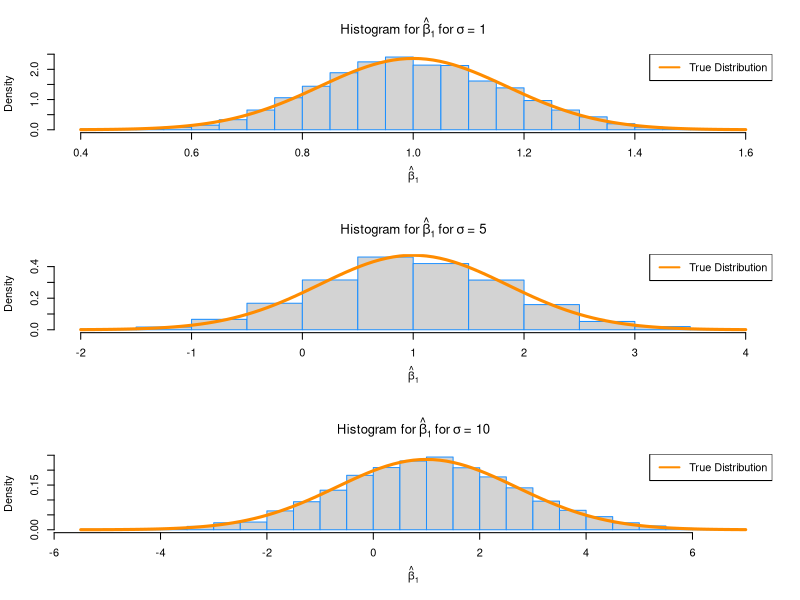
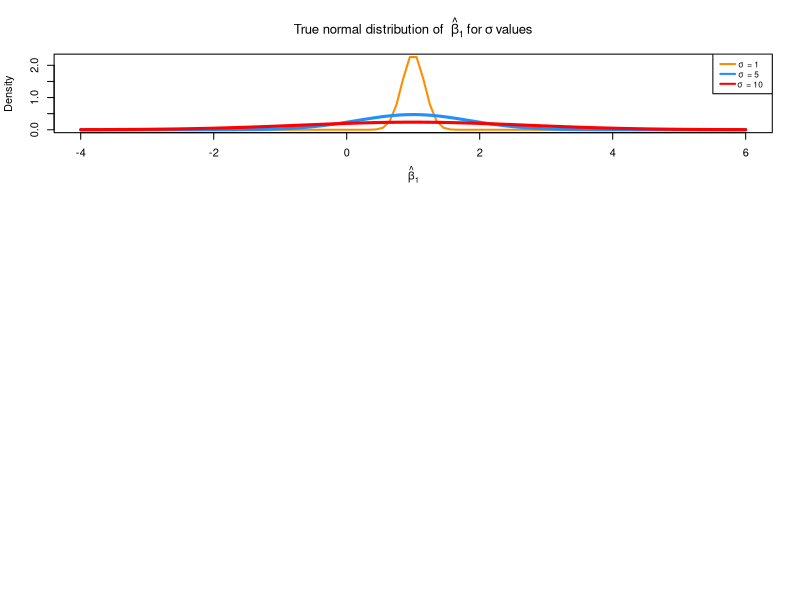
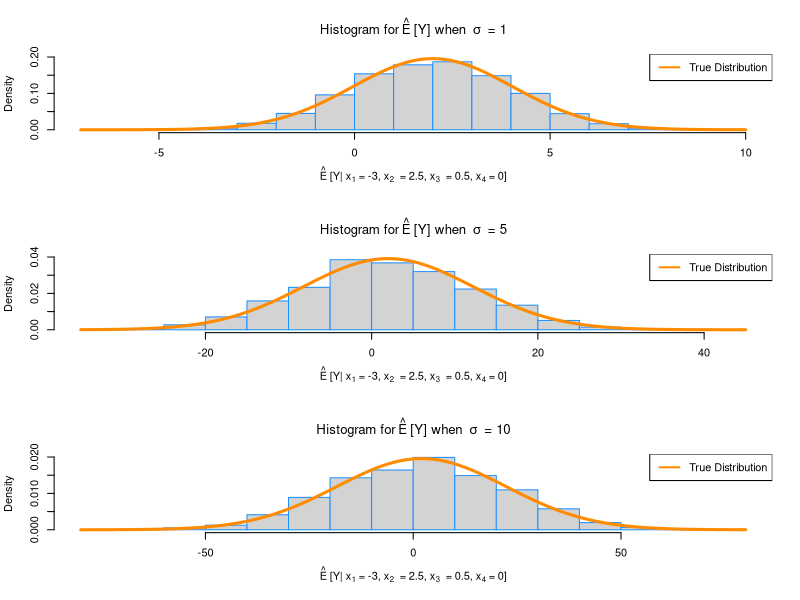
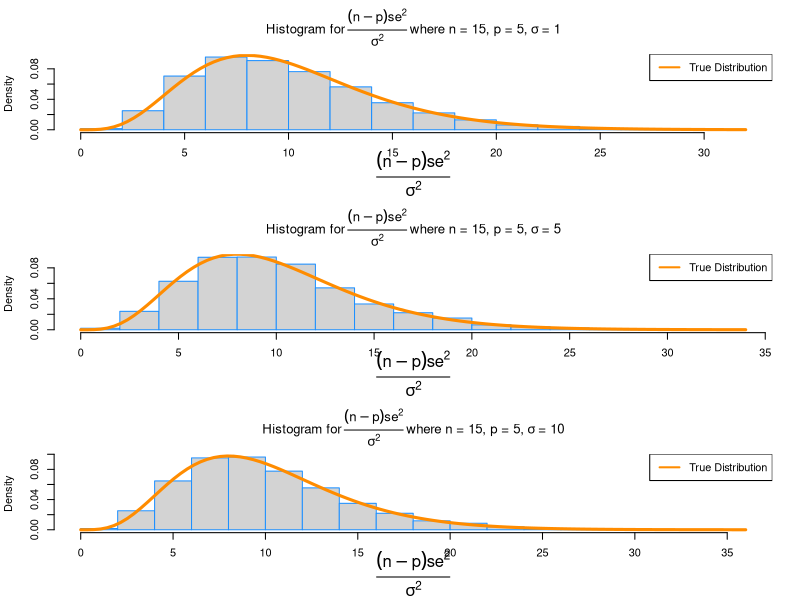
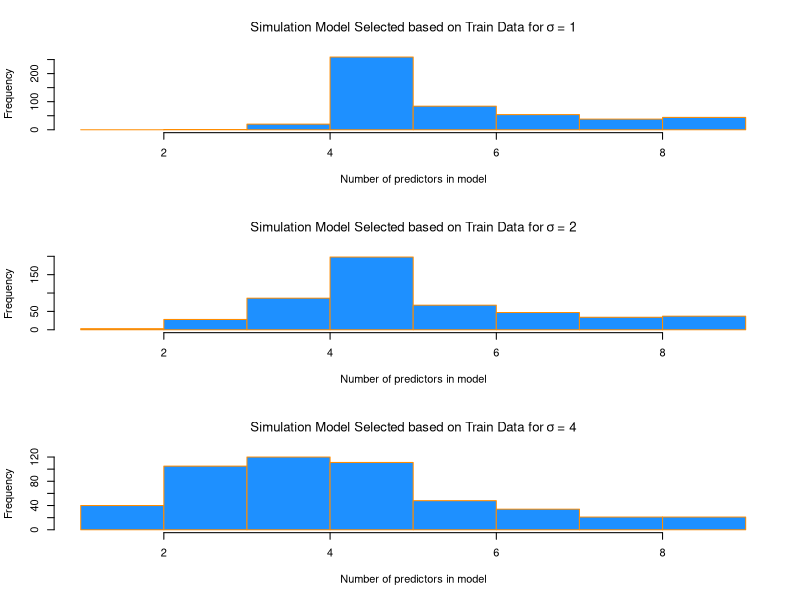
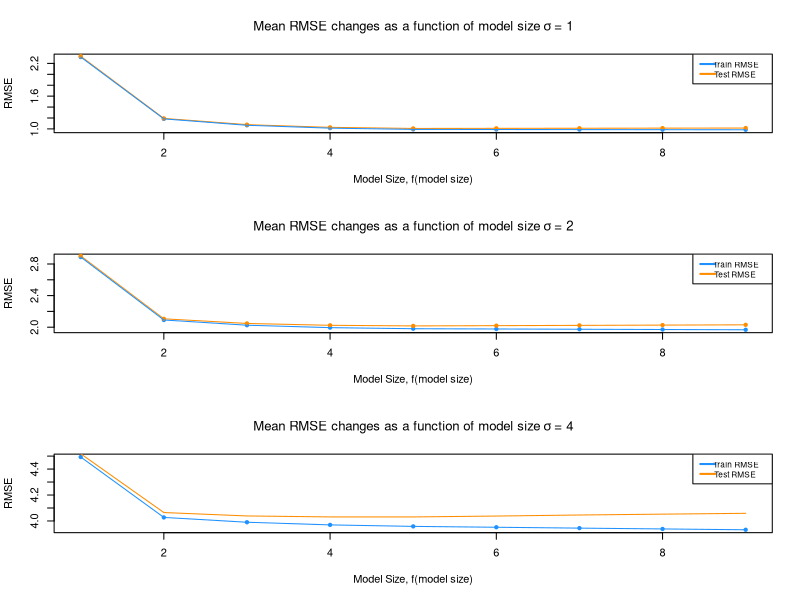

Write the R code that produced these figures, in order. (Note: a time limit stopped this script after it produced the figures.)
## ---- chunk 1
birthday = 19810803
set.seed(birthday)

library(readr)
study_1 = read_csv("study_1.csv")

num_sims = 3000 # number of simulations
n = 15          # sample size
p = 5           # number of beta parameters

beta_0 = 2
beta_1 = 1
beta_2 = 1
beta_3 = 1
beta_4 = 1
sigma_1 = 1
sigma_2 = 5
sigma_3 = 10

x0 = rep(1, n)
x1 = study_1$x1
x2 = study_1$x2
x3 = study_1$x3
x4 = study_1$x4
X = cbind(x0, x1, x2, x3, x4)
C = solve(t(X) %*% X)
y = rep(0, n)

xo = c(1, -3, 2.5, 0.5, 0)
sim_data = data.frame(x1, x2, x3, x4, y)

simulate = function(num_sims, sigma){
  
  beta_hat_1   = rep(0, num_sims)
  se_squared   = rep(0, num_sims) 
  y_hat_xo     = rep(0, num_sims)

  for(i in 1:num_sims) {
    #create noise
    eps = rnorm(n, mean = 0 , sd = sigma)
    #simulate y values
    sim_data$y = beta_0 * x0 + beta_1 * x1 + beta_2 * x2 + beta_3 * x3 + beta_4 * x4 + eps
    #fit the model
    fit = lm(y ~ x1 + x2 + x3 + x4, data = sim_data)
    #extract values of interest
    beta_hat_1[i]   = coef(fit)[2]
    se_squared[i]   = (summary(fit)$sigma) ^ 2
    #calculate beta_hat for matrix multiplication to determine y_hat_xo
    beta_hat = solve(t(X) %*% X) %*% t(X) %*% sim_data$y
    y_hat_xo[i] = xo %*% beta_hat

  }
  data.frame(beta_hat_1 = beta_hat_1, se_squared = se_squared, y_hat_xo = y_hat_xo)
}

sim1 = simulate(num_sims, sigma_1)
sim2 = simulate(num_sims, sigma_2)
sim3 = simulate(num_sims, sigma_3)
## ---- chunk 2
#Examine beta_1 for simulations

get_true_variance = function(sigma){
  sigma ^ 2 * C[1 + 1, 1 + 1]
}

get_true_sd = function(sigma){
  sqrt(sigma ^ 2 * C[1 + 1, 1 + 1])
}

true_mean      = c(beta_1,beta_1, beta_1)
empirical_mean = c(mean(sim1$beta_hat_1),      mean(sim2$beta_hat_1),      mean(sim3$beta_hat_1))
true_variance  = c(get_true_variance(sigma_1), get_true_variance(sigma_2), get_true_variance(sigma_3))
empirical_var  = c(var(sim1$beta_hat_1),       var(sim2$beta_hat_1),       var(sim3$beta_hat_1))
true_sd        = c(get_true_sd(sigma_1),       get_true_sd(sigma_2),       get_true_sd(sigma_3))
empirical_sd   = c(sd(sim1$beta_hat_1),        sd(sim2$beta_hat_1),        sd(sim3$beta_hat_1))

simulations    = c("sim 1", "sim 2", "sim 3")
study_1_sigmas = c(sigma_1, sigma_2, sigma_3)

results = data.frame(simulations, study_1_sigmas, true_mean, empirical_mean, true_variance, empirical_var, true_sd, empirical_sd)
colnames(results) = c("Simulation Set", "Sigma Value", "True Mean", "Empirical Mean", "True Variance", "Empirical Variance", "True SD", "Empirical SD" )

## ---- chunk 3
knitr::kable(results, caption = "Analysis for True and Empirical Values")
## ---- chunk 4
#examine distibutions
prob = rep(0, 3)
get_prob = function(sigma, beta_hat_1){
  sd_bh1 = sqrt(sigma ^ 2 * C[1 + 1, 1 + 1])
  prob[1] = mean(beta_1 - 1 * sd_bh1 < beta_hat_1 & beta_hat_1 < beta_1 + 1 * sd_bh1)
  prob[2] = mean(beta_1 - 2 * sd_bh1 < beta_hat_1 & beta_hat_1 < beta_2 + 2 * sd_bh1)
  prob[3] = mean(beta_1 - 3 * sd_bh1 < beta_hat_1 & beta_hat_1 < beta_2 + 3 * sd_bh1)
  prob
}
# We expect these to be: 0.68, 0.95, 0.997 since beta_hat_1 follows a normal distribution
#Get Probability for simulation 1
get_prob(sigma_1, sim1$beta_hat_1)
#Get Probability for simulation 2
get_prob(sigma_2, sim2$beta_hat_1)
#Get Probability for simulation 3
get_prob(sigma_3, sim3$beta_hat_1)
## ---- chunk 5
#
#setting to a 3x1
par(mfrow = c(3,1))

#simulation study with sigma = 1, normal distibution
hist(sim1$beta_hat_1, prob = TRUE, breaks = 20,
     xlab = expression(hat(beta)[1]), 
     main = expression("Histogram for" ~ hat(beta)[1]  ~ "for" ~ sigma ~ "= 1") , border = "dodgerblue", cex = 1.5)

curve(dnorm(x, mean = beta_1, sd = sqrt(sigma_1 ^ 2 * C[1 + 1, 1 + 1])),
      col = "darkorange", add = TRUE, lwd = 3)

legend("topright", "True Distribution", lty = c(1, 2), lwd = 2, col = "darkorange")


#simulation study with sigma = 5, normal distibution
hist(sim2$beta_hat_1, prob = TRUE, breaks = 20,
     xlab = expression(hat(beta)[1]), 
     main = expression("Histogram for" ~ hat(beta)[1]  ~ "for" ~ sigma ~ "= 5") , border = "dodgerblue", cex = 1.5)

curve(dnorm(x, mean = beta_1, sd = sqrt(sigma_2 ^ 2 * C[1 + 1, 1 + 1])),
      col = "darkorange", add = TRUE, lwd = 3)

legend("topright", "True Distribution", lty = c(1, 2), lwd = 2, col = "darkorange")


#simulation study with sigma = 10, normal distibution
hist(sim3$beta_hat_1, prob = TRUE, breaks = 20,
     xlab = expression(hat(beta)[1]), 
     main = expression("Histogram for" ~ hat(beta)[1]  ~ "for" ~ sigma ~ "= 10") , border = "dodgerblue", cex = 1.5)

curve(dnorm(x, mean = beta_1, sd = sqrt(sigma_3 ^ 2 * C[1 + 1, 1 + 1])),
      col = "darkorange", add = TRUE, lwd = 3)

legend("topright", "True Distribution", lty = c(1, 2), lwd = 2, col = "darkorange")
## ---- chunk 6
# plot curve for true normal distributions of beta_1_hat
x = seq(-4, 6, length = 100)
plot(x, dnorm(x, mean = 1, sd = sqrt(sigma_1 ^ 2 * C[1 + 1, 1 + 1])), type = "l", lty = 1, lwd = 2,
     xlab = expression(hat(beta)[1]), ylab = "Density",
     main = expression("True normal distribution of " ~ hat(beta)[1] ~ "for" ~ sigma ~ "values"), col = "darkorange")

curve(dnorm(x, mean = beta_1, sd = sqrt(sigma_2 ^ 2 * C[1 + 1, 1 + 1])),
      col = "dodgerblue", add = TRUE, lwd = 3)

curve(dnorm(x, mean = beta_1, sd = sqrt(sigma_3 ^ 2 * C[1 + 1, 1 + 1])),
      col = "red", add = TRUE, lwd = 3)

legend("topright", c(expression(sigma ~ " = 1"), expression(sigma ~ " = 5"), expression(sigma ~ " = 10")), lty = c(1,1,1), lwd = 2,
       col = c("darkorange", "dodgerblue", "red"), adj = c(0.2, 0.6), cex=0.75)
## ---- chunk 7
#please not that for the given x0, in code I am useing xoo to differentiate this value from the x0 found in the X matrix
#as with y_hat_xo as well

C = solve(t(X) %*% X)
C
xoo = c(1, -3, 2.5, .5, 0)

#comparing means
true_mean      = c(2,2, 2)
empirical_mean = c(mean(sim1$y_hat_xo),      mean(sim2$y_hat_xo),      mean(sim3$y_hat_xo))

true_variance  = c((sigma_1 ^2 * ( t(xoo) %*% C %*% xoo )), sigma_2 ^ 2 * ( t(xoo) %*% C %*% xoo ), sigma_3 ^ 2 * ( t(xoo) %*% C %*% xoo ))
empirical_var  = c(var(sim1$y_hat_xo),       var(sim2$y_hat_xo),       var(sim3$y_hat_xo))

true_sd  = c((sigma_1 * sqrt( t(xoo) %*% C %*% xoo )), sigma_2 * sqrt( t(xoo) %*% C %*% xoo ), sigma_3 * sqrt( t(xoo) %*% C %*% xoo ))
empirical_sd  = c(sd(sim1$y_hat_xo),       sd(sim2$y_hat_xo),       sd(sim3$y_hat_xo))

results = data.frame(simulations, study_1_sigmas, true_mean, empirical_mean, true_variance, empirical_var, true_sd, empirical_sd)
colnames(results) = c("Simulation Set", "Sigma Value", "True Mean", "Empirical Mean", "True Variance", "Empirical Variance", "True SD", "Empirical SD" )
## ---- chunk 8
knitr::kable(results, caption = "Analysis for True and Empirical Values")
## ---- chunk 9
prob = rep(0, 3)
get_prob_y_hat_xo = function(sigma, y_hat_xo){
  sd_bh1 = as.vector(sigma * sqrt( t(xoo) %*% C %*% xoo ))
  prob[1] = mean(2 - 1 * sd_bh1 < y_hat_xo & y_hat_xo < 2 + 1 * sd_bh1)
  prob[2] = mean(2 - 2 * sd_bh1 < y_hat_xo & y_hat_xo < 2 + 2 * sd_bh1)
  prob[3] = mean(2 - 3 * sd_bh1 < y_hat_xo & y_hat_xo < 2 + 3 * sd_bh1)
  prob
}
# We expect these to be: 0.68, 0.95, 0.997 since beta_hat_1 follows a normal distribution
#Get Probability for simulation 1
get_prob_y_hat_xo(sigma_1, sim1$y_hat_xo)
get_prob_y_hat_xo(sigma_2, sim2$y_hat_xo)
get_prob_y_hat_xo(sigma_3, sim3$y_hat_xo)
## ---- chunk 10
#setting to a 3x1
par(mfrow = c(3,1))
hist(sim1$y_hat_xo, prob = TRUE, breaks = 20,
     xlab = expression(hat(E) ~ "[Y|" ~ x[1] ~ "= -3," ~ x[2] ~" = 2.5," ~ x[3] ~" = 0.5," ~ x[4] ~ "= 0]"), main = expression("Histogram for" ~ hat(E) ~ "[Y] when " ~ sigma ~ " = 1"), border = "dodgerblue",  ylim = c(0, .2), cex = 1.5)
                
curve(dnorm(x, mean = 2, sd = sigma_1 * sqrt( t(xo) %*% C %*% xo)),
      col = "darkorange", add = TRUE, lwd = 3)

legend("topright", "True Distribution", lty = c(1, 2), lwd = 2, col = "darkorange")

#simulation 2
hist(sim2$y_hat_xo, prob = TRUE, breaks = 20,
     xlab = expression(hat(E) ~ "[Y|" ~ x[1] ~ "= -3," ~ x[2] ~" = 2.5," ~ x[3] ~" = 0.5," ~ x[4] ~ "= 0]"), main = expression("Histogram for" ~ hat(E) ~ "[Y] when " ~ sigma ~ " = 5"), border = "dodgerblue",  ylim = c(0, .04), cex = 1.5)

curve(dnorm(x, mean = 2, sd = sigma_2 * sqrt( t(xo) %*% C %*% xo)),
      col = "darkorange", add = TRUE, lwd = 3)

legend("topright", "True Distribution", lty = c(1, 2), lwd = 2, col = "darkorange")

#simulation 3
hist(sim3$y_hat_xo, prob = TRUE, breaks = 20,
     xlab = expression(hat(E) ~ "[Y|" ~ x[1] ~ "= -3," ~ x[2] ~" = 2.5," ~ x[3] ~" = 0.5," ~ x[4] ~ "= 0]"), main = expression("Histogram for" ~ hat(E) ~ "[Y] when " ~ sigma ~ " = 10"), border = "dodgerblue",  ylim = c(0, .02), cex = 1.5)

curve(dnorm(x, mean = 2, sd = sigma_3 * sqrt( t(xo) %*% C %*% xo)),
      col = "darkorange", add = TRUE, lwd = 3)

legend("topright", "True Distribution", lty = c(1, 2), lwd = 2, col = "darkorange")
## ---- chunk 11
factor1 = (n-p)/sigma_1 ^ 2
factor2 = (n-p)/sigma_2 ^ 2
factor3 = (n-p)/sigma_3 ^ 2

true_mean      = c(10,10, 10)
empirical_mean = c(mean(sim1$se_squared * factor1), mean(sim2$se_squared * factor2), mean(sim3$se_squared * factor3))

true_variance  = c(20, 20, 20)
empirical_var  = c(var(sim1$se_squared * factor1),var(sim2$se_squared * factor2), var(sim3$se_squared * factor3))

results = data.frame(simulations, study_1_sigmas, true_mean, empirical_mean, true_variance, empirical_var)
colnames(results) = c("Simulation Set", "Sigma Value", "True Mean", "Empirical Mean", "True Variance", "Empirical Variance" )
## ---- chunk 12
knitr::kable(results, caption = "Analysis for True and Empirical Values $s_e^2$")
## ---- chunk 13
#looking at probabilities
c(mean(sim1$se_squared * factor1 < 3), mean(sim2$se_squared * factor2 < 3), mean(sim3$se_squared * factor3 < 3))
pchisq(3, df = 10)
## ---- chunk 14
#setting to a 3x1
par(mfrow = c(3,1))
#simulation 1
hist(((n-p) * sim1$se_squared)/(sigma_1^2), prob = TRUE, breaks = 20,
     xlab = mtext((expression( over((n-p) * se ^ 2, sigma ^ 2))), side=1, line=4), main = expression("Histogram for" ~ over((n-p) * se ^ 2, sigma ^ 2 ) ~ "where n = 15, p = 5," ~ sigma ~ "= 1"), border = "dodgerblue") #, cex = 1.5)

curve(dchisq(x, df = 10),
      col = "darkorange", add = TRUE, lwd = 3)
legend("topright", "True Distribution", lty = c(1, 2), lwd = 2, col = "darkorange")

#simulation 2
hist(((n-p) * sim2$se_squared)/(sigma_2^2), prob = TRUE, breaks = 20,
     xlab = mtext((expression( over((n-p) * se ^ 2, sigma ^ 2))), side=1, line=4), main = expression("Histogram for" ~ over((n-p) * se ^ 2, sigma ^ 2 ) ~ "where n = 15, p = 5," ~ sigma ~ "= 5"), border = "dodgerblue") #, cex = 1.5)

curve(dchisq(x, df = 10),
      col = "darkorange", add = TRUE, lwd = 3)
legend("topright", "True Distribution", lty = c(1, 2), lwd = 2, col = "darkorange")

#simulation 3
hist(((n-p) * sim3$se_squared)/(sigma_3^2), prob = TRUE, breaks = 20,
     xlab = mtext((expression( over((n-p) * se ^ 2, sigma ^ 2))), side=1, line=4), main = expression("Histogram for" ~ over((n-p) * se ^ 2, sigma ^ 2 ) ~ "where n = 15, p = 5," ~ sigma ~ "= 10"), border = "dodgerblue") #, cex = 1.5)

curve(dchisq(x, df = 10),
      col = "darkorange", add = TRUE, lwd = 3)
legend("topright", "True Distribution", lty = c(1, 2), lwd = 2, col = "darkorange")
## ---- chunk 15
#set seed
birthday = 19810803
set.seed(birthday)

#set known model parameters
beta_0 = 0
beta_1 = 6
beta_2 = -3.5
beta_3 = 1.7
beta_4 = -1.1
beta_5 = 0.7
#set values of sigma for each simulation
sigma_1 = 1
sigma_2 = 2
sigma_3 = 4

num_sims = 500
sample_size_split = 300
sample_size_total = 600

library(readr)
study_2 = read_csv("study_2.csv")

x0 = rep(1, sample_size_total)
x1 = study_2$x1
x2 = study_2$x2
x3 = study_2$x3
x4 = study_2$x4
x5 = study_2$x5
x6 = study_2$x6
x7 = study_2$x7
x8 = study_2$x8
x9 = study_2$x9
y = rep(0, sample_size_total)


sim_data = data.frame(x1, x2, x3, x4, x5,x6, x7, x8, x9,  y)

get_predict = function(model, test_data){
  test_data$y - predict(model, newdata = test_data)
}

get_RMSE= function(data) {
  RMSE   = sqrt( mean(data ^ 2  ))
}

simulate2 = function(num_sims, sigma){
  RMSE_train   = matrix(0, nrow = num_sims, ncol = 9)
  RMSE_test    =  matrix(0, nrow = num_sims, ncol = 9)
  winner_test  = rep(0, num_sims)
  winner_train = rep(0, num_sims)
  
  for(i in 1:num_sims) {
      
    eps = rnorm(sample_size_total, mean = 0 , sd = sigma)
    
    sim_data$y = beta_0 * x0 + beta_1 * x1 + beta_2 * x2 + beta_3 * x3 + beta_4 * x4 + beta_5 * x5 +   eps
    
    train_index = sample(1:nrow(sim_data), sample_size_split)
    train = sim_data[train_index ,]
    test  = sim_data[-train_index ,]
    
    model_1 = lm( y ~ x1, data = train)
    model_2 = lm( y ~ x1 + x2, data = train)
    model_3 = lm( y ~ x1 + x2 + x3, data = train)
    model_4 = lm( y ~ x1 + x2 + x3 + x4, data = train)
    model_5 = lm( y ~ x1 + x2 + x3 + x4 + x5, data = train)
    model_6 = lm( y ~ x1 + x2 + x3 + x4 + x5 + x6, data = train)
    model_7 = lm( y ~ x1 + x2 + x3 + x4 + x5 + x6 + x7, data = train)
    model_8 = lm( y ~ x1 + x2 + x3 + x4 + x5 + x6 + x7 + x8, data = train)
    model_9 = lm( y ~ x1 + x2 + x3 + x4 + x5 + x6 + x7 + x8 + x9, data = train)
    
    RMSE_train[i ,] = c(get_RMSE(resid(model_1)), get_RMSE(resid(model_2)), get_RMSE(resid(model_3)), get_RMSE(resid(model_4)),
                      get_RMSE(resid(model_5)), get_RMSE(resid(model_6)), get_RMSE(resid(model_7)), get_RMSE(resid(model_8)),
                      get_RMSE(resid(model_9))
                      )

    RMSE_test[i, ] = c(get_RMSE(get_predict(model_1, test)), get_RMSE(get_predict(model_2, test)), 
                       get_RMSE(get_predict(model_3, test)), get_RMSE(get_predict(model_4, test)), 
                       get_RMSE(get_predict(model_5, test)), get_RMSE(get_predict(model_6, test)), 
                       get_RMSE(get_predict(model_7, test)), get_RMSE(get_predict(model_8, test)), 
                       get_RMSE(get_predict(model_9, test))
                       )
    winner_test[i] = which.min(RMSE_test[i, ])
    winner_train[i] = which.min(RMSE_train[i, ])
    
  }
  result = data.frame(RMSE_train, RMSE_test, winner_test, winner_train) 
  colnames(result) <- c( "TrainRMSE_M1", "TrainRMSE_M2", "TrainRMSE_M3", "TrainRMSE_M4", "TrainRMSE_M5", "TrainRMSE_M6", 
                         "TrainRMSE_M7", "TrainRMSE_M8", "TrainRMSE_M9", 
                         "TestRMSE_M1",  "TestRMSE_M2",  "TestRMSE_M3",  "TestRMSE_M4", "TestRMSE_M5", "TestRMSE_M6", "TestRMSE_M7", 
                         "TestRMSE_M8",  "TestRMSE_M9",  "TestWinner",   "TrainWinner")
  result
}

#run simulations 500 times for values of sigma: 1, 2, 4
sim1_sigma1 = simulate2(500, 1)
sim2_sigma2 = simulate2(500, 2)
sim3_sigma3 = simulate2(500, 4)
## ---- chunk 16
#Summerizing the results into a tables for each value of sigma
num_models  = 9
WinnerTest  = rep(0, 9)
WinnerTrain = rep(0, 9)
summarize_winners = function(data){
  for(i in 1: num_models){
    WinnerTest[i] = nrow(data[(data$TestWinner == i), ])
    WinnerTrain[i] = nrow(data[(data$TrainWinner == i), ])
  }
  predictorVariables = rep(1:9)
  result = data.frame(predictorVariables, WinnerTest, WinnerTrain)
  colnames(result) = c("Model Selected", "Num of Sims Model Selected base on Lowest Test RMSE", "Num of Sims Model Selected based on Lowest Train RMSE")
  result
}

## ---- chunk 17
knitr::kable(summarize_winners(sim1_sigma1), caption = "Model Winner Based on Lowest RMSE Value for $\\sigma$ = 1" )
## ---- chunk 18
knitr::kable(summarize_winners(sim2_sigma2), caption = "Model Winner Based on Lowest RMSE Value for $\\sigma$ = 2" )
## ---- chunk 19
knitr::kable(summarize_winners(sim3_sigma3), caption = "Model Winner Based on Lowest RMSE Value for $\\sigma$ = 4")
## ---- chunk 20
#setting to a 3x1
par(mfrow = c(3,1))

hist(sim1_sigma1$TestWinner,
     main   = expression("Simulation Model Selected based on Train Data for" ~ sigma ~ "= 1"),
     xlab   = "Number of predictors in model",
     col    = "dodgerblue",
     border = "darkorange", breaks = seq(1, 9))

hist(sim2_sigma2$TestWinner,
     main   = expression("Simulation Model Selected based on Train Data for" ~ sigma ~ "= 2"),
     xlab   = "Number of predictors in model",
     col    = "dodgerblue",
     border = "darkorange", breaks = seq(1, 9))

hist(sim3_sigma3$TestWinner,
     main   = expression("Simulation Model Selected based on Train Data for" ~ sigma ~ "= 4"),
     xlab   = "Number of predictors in model",
     col    = "dodgerblue",
     border = "darkorange", breaks = seq(1, 9))
## ---- chunk 21
#summerizing data to get the means
get_means = function(data){
  end = ncol(data) -2
  model_means = rep(0, end)
  for(i in 1:end) {
    model_means[i] = mean(data[, i])
  }
  model_means
}

sim1_means = get_means(sim1_sigma1)
sim2_means = get_means(sim2_sigma2)
sim3_means = get_means(sim3_sigma3)

par(mfrow = c(3,1))
#plot for sigma = 1 RMSE Mean 
plot(sim1_means[1:9], pch = 20, col = "dodgerblue", cex = 1,
     xlab = "Model Size, f(model size)",
     ylab = "RMSE",
     main = expression("Mean RMSE changes as a function of model size" ~ sigma ~ "= 1"))
points(sim1_means[10:18], pch = 20, col = "darkorange", cex = 1)

lines(sim1_means[10:18], col = "darkorange")
lines(sim1_means[1:9],   col = "dodgerblue")

legend("topright", c("Train RMSE", "Test RMSE"), lty = c(1,1,1), lwd = 2,
       col = c("dodgerblue", "darkorange"), adj = c(0.2, 0.6), cex=0.75)


#plot for sigma = 2 RMSE Mean 
plot(sim2_means[1:9], pch = 20, col = "dodgerblue", cex = 1,
     xlab = "Model Size, f(model size)",
     ylab = "RMSE",
     main = expression("Mean RMSE changes as a function of model size" ~ sigma ~ "= 2"))
points(sim2_means[10:18], pch = 20, col = "darkorange", cex = 1)

lines(sim2_means[10:18], col = "darkorange")
lines(sim2_means[1:9],   col = "dodgerblue")

legend("topright", c("Train RMSE", "Test RMSE"), lty = c(1,1,1), lwd = 2,
       col = c("dodgerblue", "darkorange"), adj = c(0.2, 0.6), cex=0.75)

#sigma = 4
#plot for sigma = 1 RMSE Mean 
plot(sim3_means[1:9], pch = 20, col = "dodgerblue", cex = 1,
     xlab = "Model Size, f(model size)",
     ylab = "RMSE",
     main = expression("Mean RMSE changes as a function of model size" ~ sigma ~ "= 4"))
points(sim1_means[10:18], pch = 20, col = "darkorange", cex = 1)

lines(sim3_means[10:18], col = "darkorange")
lines(sim3_means[1:9],   col = "dodgerblue")

legend("topright", c("Train RMSE", "Test RMSE"), lty = c(1,1,1), lwd = 2,
       col = c("dodgerblue", "darkorange"), adj = c(0.2, 0.6), cex=0.75)

## ---- chunk 22
x_values = seq(0, 5, length = 25)
## ---- chunk 23
birthday = 19810803
set.seed(birthday)

num_sims = 1000 # number of simulations
x_values = seq(0, 5, length = 25)
n        = length(x_values)   # sample size
alpha    = c(0.01,0.05,0.10)
beta_1   = seq(0, 3, .1)
p_value  = rep(0, length(beta_1))


simulate3 = function(num_sim, sigma){
  p_values = matrix(0, num_sim,  length(beta_1))  
  for(sim in 1: num_sim){
    for(i in 1:length(beta_1)) {
      signal   = x_values * beta_1[i]
      eps      = rnorm(25, mean= 0, sd = sigma)
      y        = signal + eps
      fit      = lm(y ~ x_values)
      p_value[i] = summary(fit)$coefficients[2,4]
    }
    p_values[sim, ]  = p_value
  }
  as.data.frame(p_values)
}

get_power = function(data, alpha){
  pwr = matrix(0, nrow = length(alpha), ncol = ncol(data))
  for (j in 1: length(alpha)){
    rejectHo = rep(0, ncol(data))
    for (i in 1: ncol(data)){
      #we should reject Ho when beta > 0
      rejectHo[i] = sum(data[ , i] < alpha[j])
    }
    pwr[ j ,  ] = rejectHo/nrow(data)  
  }
  pwr = as.data.frame(pwr)
  colnames(pwr) = beta_1
  pwr
}

#simulate for sigma = 1
data_sigma1  = simulate3(1000, 1)
#get power power = #tests rejected/#simulations for a given beta_1 value
power_sigma1 = get_power(data_sigma1, alpha)

#simulate for sigma = 2
data_sigma2  = simulate3(1000, 2)
#get power power = #tests rejected/#simulations for a given beta_1 value
power_sigma2 = get_power(data_sigma2, alpha)

#simulate for sigma = 4
data_sigma3  = simulate3(1000, 4)
#get power power = #tests rejected/#simulations for a given beta_1 value
power_sigma3 = get_power(data_sigma3, alpha)
## ---- chunk 24
#setting to a 3x1
par(mfrow = c(3,1))

#Sigma = 1
par(mar = c(5, 5, 2, 2)) # adjusted plot margins, otherwise the "hat" does not display

plot(beta_1, power_sigma1[1, ], pch = 20, col = "dodgerblue", cex = 1,
     xlab = expression(hat(beta)[1] ~ "values"),
     ylab = expression(hat(Power)),
     main = expression(hat(Power) ~ "for " ~ sigma ~ " = 1"))

points(beta_1, power_sigma1[2, ], pch = 20, col = "darkorange", cex = 1)

points(beta_1, power_sigma1[3, ], pch = 20, col = "red", cex = 1)

lines(beta_1, power_sigma1[1, ], col = "dodgerblue")

lines(beta_1, power_sigma1[2, ], col = "darkorange")

lines(beta_1, power_sigma1[3, ], col = "red")

legend("bottomright", c(expression(alpha ~ " = 0.01" ), expression(alpha ~ "= 0.05"), expression(alpha ~ "= 0.10")), lty = 1, lwd = 2,
       col = c("dodgerblue", "darkorange", "red"), adj = c(0.2, 0.6))

#Sigma = 2

par(mar = c(5, 5, 2, 2)) # adjusted plot margins, otherwise the "hat" does not display

plot(beta_1, power_sigma2[1, ], pch = 20, col = "dodgerblue", cex = 1,
     xlab = expression(hat(beta)[1] ~ "values"),
     ylab = expression(hat(Power)),
     main = expression(hat(Power) ~ "for " ~ sigma ~ " = 2"))

points(beta_1, power_sigma2[2, ], pch = 20, col = "darkorange", cex = 1)

points(beta_1, power_sigma2[3, ], pch = 20, col = "red", cex = 1)

lines(beta_1, power_sigma2[1, ], col = "dodgerblue")

lines(beta_1, power_sigma2[2, ], col = "darkorange")

lines(beta_1, power_sigma2[3, ], col = "red")

legend("bottomright", c(expression(alpha ~ " = 0.01" ), expression(alpha ~ "= 0.05"), expression(alpha ~ "= 0.10")), lty = 1, lwd = 2,
       col = c("dodgerblue", "darkorange", "red"), adj = c(0.2, 0.6))

#Sigma = 3

par(mar = c(5, 5, 2, 2)) # adjusted plot margins, otherwise the "hat" does not display

plot(beta_1, power_sigma3[1, ], pch = 20, col = "dodgerblue", cex = 1,
     xlab = expression(hat(beta)[1] ~ "values"),
     ylab = expression(hat(Power)),
     main = expression(hat(Power) ~ "for " ~ sigma ~ " = 4"))

points(beta_1, power_sigma3[2, ], pch = 20, col = "darkorange", cex = 1)

points(beta_1, power_sigma3[3, ], pch = 20, col = "red", cex = 1)

lines(beta_1, power_sigma3[1, ], col = "dodgerblue")

lines(beta_1, power_sigma3[2, ], col = "darkorange")

lines(beta_1, power_sigma3[3, ], col = "red")

legend("bottomright", c(expression(alpha ~ " = 0.01" ), expression(alpha ~ "= 0.05"), expression(alpha ~ "= 0.10")), lty = 1, lwd = 2,
       col = c("dodgerblue", "darkorange", "red"), adj = c(0.2, 0.6))
## ---- chunk 25
#Power Value near at alpha for simulations of 1000
knitr::kable(data.frame(alpha, power_sigma1$`0`, power_sigma2$`0`, power_sigma3$`0`), caption = "Power Value")
